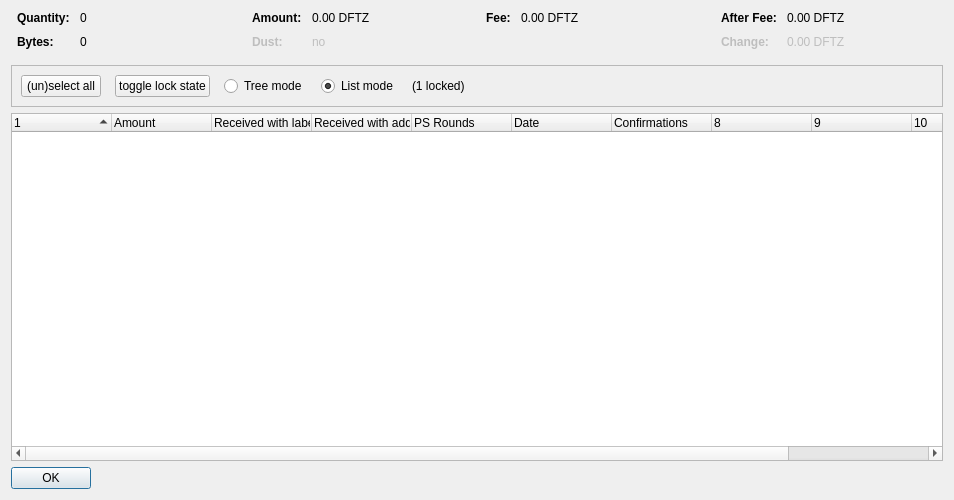
<?xml version="1.0" encoding="UTF-8"?>
<ui version="4.0">
 <class>CoinControlDialog</class>
 <widget class="QDialog" name="CoinControlDialog">
  <property name="geometry">
   <rect>
    <x>0</x>
    <y>0</y>
    <width>954</width>
    <height>500</height>
   </rect>
  </property>
  <property name="windowTitle">
   <string>Coin Selection</string>
  </property>
  <layout class="QVBoxLayout" name="verticalLayout">
   <item>
    <layout class="QHBoxLayout" name="horizontalLayoutTop" stretch="0,0,0,0">
     <property name="topMargin">
      <number>0</number>
     </property>
     <property name="bottomMargin">
      <number>10</number>
     </property>
     <item>
      <layout class="QFormLayout" name="formLayoutCoinControl1">
       <property name="horizontalSpacing">
        <number>10</number>
       </property>
       <property name="verticalSpacing">
        <number>10</number>
       </property>
       <property name="leftMargin">
        <number>6</number>
       </property>
       <property name="rightMargin">
        <number>6</number>
       </property>
       <item row="0" column="0">
        <widget class="QLabel" name="labelCoinControlQuantityText">
         <property name="font">
          <font>
           <weight>75</weight>
           <bold>true</bold>
          </font>
         </property>
         <property name="text">
          <string>Quantity:</string>
         </property>
        </widget>
       </item>
       <item row="0" column="1">
        <widget class="QLabel" name="labelCoinControlQuantity">
         <property name="cursor">
          <cursorShape>IBeamCursor</cursorShape>
         </property>
         <property name="contextMenuPolicy">
          <enum>Qt::ActionsContextMenu</enum>
         </property>
         <property name="text">
          <string notr="true">0</string>
         </property>
         <property name="textInteractionFlags">
          <set>Qt::LinksAccessibleByMouse|Qt::TextSelectableByKeyboard|Qt::TextSelectableByMouse</set>
         </property>
        </widget>
       </item>
       <item row="1" column="0">
        <widget class="QLabel" name="labelCoinControlBytesText">
         <property name="font">
          <font>
           <weight>75</weight>
           <bold>true</bold>
          </font>
         </property>
         <property name="text">
          <string>Bytes:</string>
         </property>
        </widget>
       </item>
       <item row="1" column="1">
        <widget class="QLabel" name="labelCoinControlBytes">
         <property name="cursor">
          <cursorShape>IBeamCursor</cursorShape>
         </property>
         <property name="contextMenuPolicy">
          <enum>Qt::ActionsContextMenu</enum>
         </property>
         <property name="text">
          <string notr="true">0</string>
         </property>
         <property name="textInteractionFlags">
          <set>Qt::LinksAccessibleByMouse|Qt::TextSelectableByKeyboard|Qt::TextSelectableByMouse</set>
         </property>
        </widget>
       </item>
      </layout>
     </item>
     <item>
      <layout class="QFormLayout" name="formLayoutCoinControl2">
       <property name="horizontalSpacing">
        <number>10</number>
       </property>
       <property name="verticalSpacing">
        <number>10</number>
       </property>
       <property name="leftMargin">
        <number>6</number>
       </property>
       <property name="rightMargin">
        <number>6</number>
       </property>
       <item row="0" column="0">
        <widget class="QLabel" name="labelCoinControlAmountText">
         <property name="font">
          <font>
           <weight>75</weight>
           <bold>true</bold>
          </font>
         </property>
         <property name="text">
          <string>Amount:</string>
         </property>
        </widget>
       </item>
       <item row="0" column="1">
        <widget class="QLabel" name="labelCoinControlAmount">
         <property name="cursor">
          <cursorShape>IBeamCursor</cursorShape>
         </property>
         <property name="contextMenuPolicy">
          <enum>Qt::ActionsContextMenu</enum>
         </property>
         <property name="text">
          <string notr="true">0.00 DFTZ</string>
         </property>
         <property name="textInteractionFlags">
          <set>Qt::LinksAccessibleByMouse|Qt::TextSelectableByKeyboard|Qt::TextSelectableByMouse</set>
         </property>
        </widget>
       </item>
       <item row="1" column="0">
        <widget class="QLabel" name="labelCoinControlLowOutputText">
         <property name="enabled">
          <bool>false</bool>
         </property>
         <property name="font">
          <font>
           <weight>75</weight>
           <bold>true</bold>
          </font>
         </property>
         <property name="text">
          <string>Dust:</string>
         </property>
        </widget>
       </item>
       <item row="1" column="1">
        <widget class="QLabel" name="labelCoinControlLowOutput">
         <property name="enabled">
          <bool>false</bool>
         </property>
         <property name="cursor">
          <cursorShape>IBeamCursor</cursorShape>
         </property>
         <property name="contextMenuPolicy">
          <enum>Qt::ActionsContextMenu</enum>
         </property>
         <property name="text">
          <string notr="true">no</string>
         </property>
         <property name="textInteractionFlags">
          <set>Qt::LinksAccessibleByMouse|Qt::TextSelectableByKeyboard|Qt::TextSelectableByMouse</set>
         </property>
        </widget>
       </item>
      </layout>
     </item>
     <item>
      <layout class="QFormLayout" name="formLayoutCoinControl3">
       <property name="horizontalSpacing">
        <number>10</number>
       </property>
       <property name="verticalSpacing">
        <number>10</number>
       </property>
       <property name="leftMargin">
        <number>6</number>
       </property>
       <property name="rightMargin">
        <number>6</number>
       </property>
       <item row="0" column="0">
        <widget class="QLabel" name="labelCoinControlFeeText">
         <property name="font">
          <font>
           <weight>75</weight>
           <bold>true</bold>
          </font>
         </property>
         <property name="text">
          <string>Fee:</string>
         </property>
        </widget>
       </item>
       <item row="0" column="1">
        <widget class="QLabel" name="labelCoinControlFee">
         <property name="cursor">
          <cursorShape>IBeamCursor</cursorShape>
         </property>
         <property name="contextMenuPolicy">
          <enum>Qt::ActionsContextMenu</enum>
         </property>
         <property name="text">
          <string notr="true">0.00 DFTZ</string>
         </property>
         <property name="textInteractionFlags">
          <set>Qt::LinksAccessibleByMouse|Qt::TextSelectableByKeyboard|Qt::TextSelectableByMouse</set>
         </property>
        </widget>
       </item>
      </layout>
     </item>
     <item>
      <layout class="QFormLayout" name="formLayoutCoinControl4">
       <property name="horizontalSpacing">
        <number>10</number>
       </property>
       <property name="verticalSpacing">
        <number>10</number>
       </property>
       <property name="leftMargin">
        <number>6</number>
       </property>
       <property name="rightMargin">
        <number>6</number>
       </property>
       <item row="0" column="0">
        <widget class="QLabel" name="labelCoinControlAfterFeeText">
         <property name="font">
          <font>
           <weight>75</weight>
           <bold>true</bold>
          </font>
         </property>
         <property name="text">
          <string>After Fee:</string>
         </property>
        </widget>
       </item>
       <item row="0" column="1">
        <widget class="QLabel" name="labelCoinControlAfterFee">
         <property name="cursor">
          <cursorShape>IBeamCursor</cursorShape>
         </property>
         <property name="contextMenuPolicy">
          <enum>Qt::ActionsContextMenu</enum>
         </property>
         <property name="text">
          <string notr="true">0.00 DFTZ</string>
         </property>
         <property name="textInteractionFlags">
          <set>Qt::LinksAccessibleByMouse|Qt::TextSelectableByKeyboard|Qt::TextSelectableByMouse</set>
         </property>
        </widget>
       </item>
       <item row="1" column="0">
        <widget class="QLabel" name="labelCoinControlChangeText">
         <property name="enabled">
          <bool>false</bool>
         </property>
         <property name="font">
          <font>
           <weight>75</weight>
           <bold>true</bold>
          </font>
         </property>
         <property name="text">
          <string>Change:</string>
         </property>
        </widget>
       </item>
       <item row="1" column="1">
        <widget class="QLabel" name="labelCoinControlChange">
         <property name="enabled">
          <bool>false</bool>
         </property>
         <property name="cursor">
          <cursorShape>IBeamCursor</cursorShape>
         </property>
         <property name="contextMenuPolicy">
          <enum>Qt::ActionsContextMenu</enum>
         </property>
         <property name="text">
          <string notr="true">0.00 DFTZ</string>
         </property>
         <property name="textInteractionFlags">
          <set>Qt::LinksAccessibleByMouse|Qt::TextSelectableByKeyboard|Qt::TextSelectableByMouse</set>
         </property>
        </widget>
       </item>
      </layout>
     </item>
    </layout>
   </item>
   <item>
    <widget class="QFrame" name="frame">
     <property name="minimumSize">
      <size>
       <width>0</width>
       <height>40</height>
      </size>
     </property>
     <property name="frameShape">
      <enum>QFrame::StyledPanel</enum>
     </property>
     <property name="frameShadow">
      <enum>QFrame::Sunken</enum>
     </property>
     <layout class="QHBoxLayout" name="horizontalLayout">
      <item>
       <layout class="QHBoxLayout" name="horizontalLayoutPanel" stretch="0,0,0,0,0,0">
        <property name="spacing">
         <number>14</number>
        </property>
        <item>
         <widget class="QPushButton" name="pushButtonSelectAll">
          <property name="sizePolicy">
           <sizepolicy hsizetype="Maximum" vsizetype="Fixed">
            <horstretch>0</horstretch>
            <verstretch>0</verstretch>
           </sizepolicy>
          </property>
          <property name="text">
           <string>(un)select all</string>
          </property>
          <property name="autoDefault">
           <bool>false</bool>
          </property>
         </widget>
        </item>
        <item>
         <widget class="QPushButton" name="pushButtonToggleLock">
          <property name="sizePolicy">
           <sizepolicy hsizetype="Maximum" vsizetype="Fixed">
            <horstretch>0</horstretch>
            <verstretch>0</verstretch>
           </sizepolicy>
          </property>
          <property name="text">
           <string>toggle lock state</string>
          </property>
          <property name="autoDefault">
           <bool>false</bool>
          </property>
         </widget>
        </item>
        <item>
         <widget class="QRadioButton" name="radioTreeMode">
          <property name="sizePolicy">
           <sizepolicy hsizetype="Maximum" vsizetype="Fixed">
            <horstretch>0</horstretch>
            <verstretch>0</verstretch>
           </sizepolicy>
          </property>
          <property name="text">
           <string>Tree mode</string>
          </property>
         </widget>
        </item>
        <item>
         <widget class="QRadioButton" name="radioListMode">
          <property name="sizePolicy">
           <sizepolicy hsizetype="Maximum" vsizetype="Fixed">
            <horstretch>0</horstretch>
            <verstretch>0</verstretch>
           </sizepolicy>
          </property>
          <property name="text">
           <string>List mode</string>
          </property>
          <property name="checked">
           <bool>true</bool>
          </property>
         </widget>
        </item>
        <item>
         <widget class="QLabel" name="labelLocked">
          <property name="text">
           <string>(1 locked)</string>
          </property>
         </widget>
        </item>
        <item>
         <spacer name="horizontalSpacer">
          <property name="orientation">
           <enum>Qt::Horizontal</enum>
          </property>
          <property name="sizeHint" stdset="0">
           <size>
            <width>40</width>
            <height>20</height>
           </size>
          </property>
         </spacer>
        </item>
       </layout>
      </item>
     </layout>
    </widget>
   </item>
   <item>
    <widget class="CoinControlTreeWidget" name="treeWidget">
     <property name="contextMenuPolicy">
      <enum>Qt::CustomContextMenu</enum>
     </property>
     <property name="sortingEnabled">
      <bool>false</bool>
     </property>
     <property name="columnCount">
      <number>11</number>
     </property>
     <attribute name="headerShowSortIndicator" stdset="0">
      <bool>true</bool>
     </attribute>
     <attribute name="headerStretchLastSection">
      <bool>false</bool>
     </attribute>
     <column>
      <property name="text">
       <string/>
      </property>
     </column>
     <column>
      <property name="text">
       <string>Amount</string>
      </property>
     </column>
     <column>
      <property name="text">
       <string>Received with label</string>
      </property>
     </column>
     <column>
      <property name="text">
       <string>Received with address</string>
      </property>
     </column>
     <column>
      <property name="text">
       <string>PS Rounds</string>
      </property>
     </column>
     <column>
      <property name="text">
       <string>Date</string>
      </property>
     </column>
     <column>
      <property name="text">
       <string>Confirmations</string>
      </property>
      <property name="toolTip">
       <string>Confirmed</string>
      </property>
     </column>
     <column>
      <property name="text">
       <string/>
      </property>
     </column>
     <column>
      <property name="text">
       <string/>
      </property>
     </column>
     <column>
      <property name="text">
       <string/>
      </property>
     </column>
     <column>
      <property name="text">
       <string/>
      </property>
     </column>
    </widget>
   </item>
   <item>
    <widget class="QDialogButtonBox" name="buttonBox">
     <property name="sizePolicy">
      <sizepolicy hsizetype="Maximum" vsizetype="Fixed">
       <horstretch>0</horstretch>
       <verstretch>0</verstretch>
      </sizepolicy>
     </property>
     <property name="orientation">
      <enum>Qt::Horizontal</enum>
     </property>
     <property name="standardButtons">
      <set>QDialogButtonBox::Ok</set>
     </property>
    </widget>
   </item>
  </layout>
 </widget>
 <customwidgets>
  <customwidget>
   <class>CoinControlTreeWidget</class>
   <extends>QTreeWidget</extends>
   <header>coincontroltreewidget.h</header>
  </customwidget>
 </customwidgets>
 <resources/>
 <connections/>
</ui>
